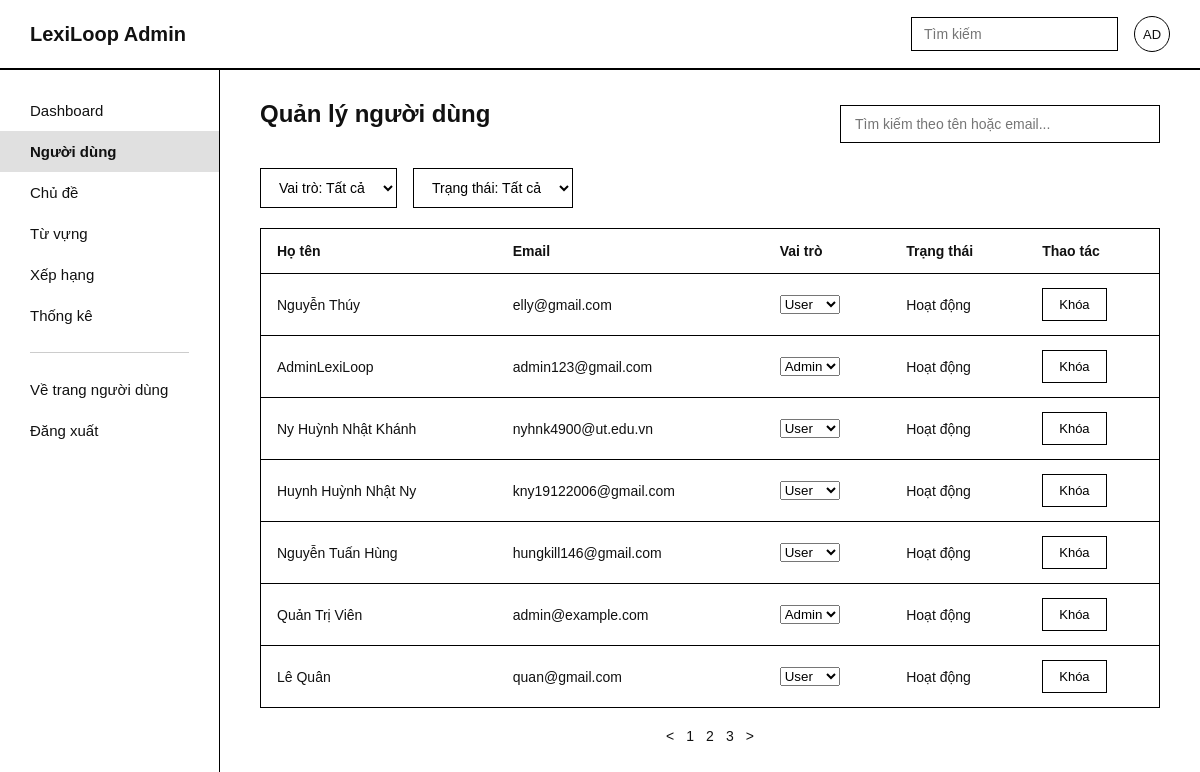
The page /pages/admin/D_Quanlynguoidung.php on the database as committed earlier.
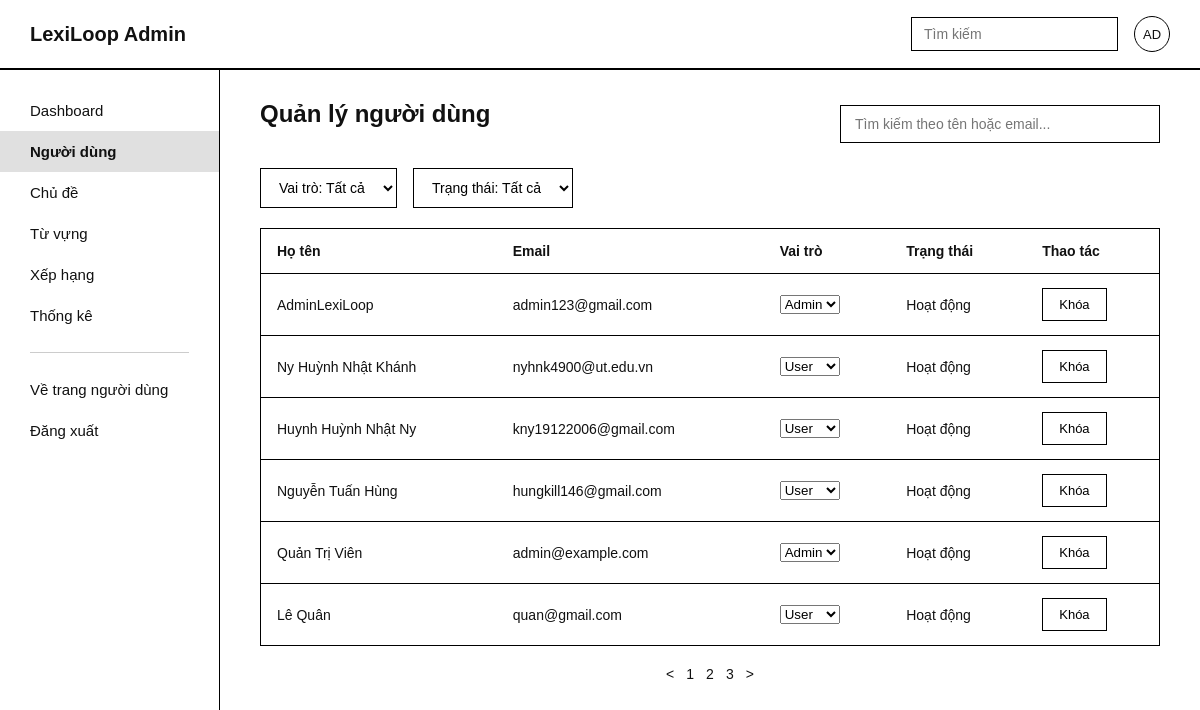
The same page on the database as committed later.
### tables this page shows
CREATE TABLE `Users` (
  `userID` int NOT NULL,
  `email` varchar(50) NOT NULL,
  `password_hash` varchar(300) NOT NULL,
  `full_name` varchar(100) DEFAULT NULL,
  `avatar_url` varchar(250) DEFAULT NULL,
  `role` enum('user','admin') DEFAULT 'user',
  `status` enum('active','locked') DEFAULT 'active',
  `created_at` datetime DEFAULT CURRENT_TIMESTAMP,
  `update_at` datetime DEFAULT CURRENT_TIMESTAMP ON UPDATE CURRENT_TIMESTAMP,
  `daily_reminder_enabled` tinyint DEFAULT '1',
  `reminder_time` time DEFAULT '20:00:00',
  `daily_target_words` int DEFAULT '20',
  `level` int DEFAULT '0'
);

### pages/admin/D_Quanlynguoidung.php (the view, shortened to what this page needs)
<?php
require_once($_SERVER['DOCUMENT_ROOT'] . "/Connect.php");
$sqlDanhSach = "SELECT userID, full_name, email, role, status FROM Users ORDER BY created_at DESC";
$ketQuaDanhSach = mysqli_query($link, $sqlDanhSach);
?>
<!doctype html>
<html lang="vi">
  <head>
    <link
      rel="stylesheet"
      type="text/css"
      href="../../CSS/D_Quanlynguoidung.css"
    />
  </head>
  <body>
    <div class="D_Quanlynguoidung_Wrapper">
      <header class="D_Quanlynguoidung_Topbar">
        <div class="D_Quanlynguoidung_Logo">LexiLoop Admin</div>
        <div class="D_Quanlynguoidung_TopbarPhai">
          <input
            type="text"
            class="D_Quanlynguoidung_TimKiem"
            placeholder="Tìm kiếm"
          />
          <div class="D_Quanlynguoidung_Avatar">AD</div>
        </div>
      </header>
      <div class="D_Quanlynguoidung_Body">
        <nav class="D_Quanlynguoidung_Sidebar">
          <a href="D_Dashboard_admin.php" class="D_Quanlynguoidung_MucMenu"
            >Dashboard</a
          >
          <a
            href="D_Quanlynguoidung.php"
            class="D_Quanlynguoidung_MucMenu D_Quanlynguoidung_DangChon"
            >Người dùng</a
          >
          <a href="D_Quanlychude.php" class="D_Quanlynguoidung_MucMenu"
            >Chủ đề</a
          >
          <a href="D_Quanlytuvung.php" class="D_Quanlynguoidung_MucMenu"
            >Từ vựng</a
          >
          <a href="D_Xephang.php" class="D_Quanlynguoidung_MucMenu"
            >Xếp hạng</a
          >
          <a href="D_Thongkehethong.php" class="D_Quanlynguoidung_MucMenu"
            >Thống kê</a
          >
          <hr class="D_Quanlynguoidung_GachNgang" />
          <a href="../user/C_Dashboard_user.php" class="D_Quanlynguoidung_MucMenu"
            >Về trang người dùng</a
          >
          <a href="../auth/A_DangXuat.php" class="D_Quanlynguoidung_MucMenu"
            >Đăng xuất</a
          >
        </nav>
        <main class="D_Quanlynguoidung_NoiDung">
          <div class="D_Quanlynguoidung_HangTieuDe">
            <h1 class="D_Quanlynguoidung_TieuDe">Quản lý người dùng</h1>
            <input
              type="text"
              id="D_Quanlynguoidung_OTimKiem"
              class="D_Quanlynguoidung_OTimKiem"
              placeholder="Tìm kiếm theo tên hoặc email..."
            />
          </div>
          <div class="D_Quanlynguoidung_HangLoc">
            <select
              id="D_Quanlynguoidung_LocVaiTro"
              class="D_Quanlynguoidung_Loc"
            >
              <option value="tat_ca">Vai trò: Tất cả</option>
            </select>
            <select
              id="D_Quanlynguoidung_LocTrangThai"
              class="D_Quanlynguoidung_Loc"
            >
              <option value="tat_ca">Trạng thái: Tất cả</option>
            </select>
          </div>
          <table class="D_Quanlynguoidung_Bang">
            <thead>
              <tr>
                <th>Họ tên</th>
                <th>Email</th>
                <th>Vai trò</th>
                <th>Trạng thái</th>
                <th>Thao tác</th>
              </tr>
            </thead>
            <tbody id="D_Quanlynguoidung_ThanBang">
              <?php while ($hang = mysqli_fetch_assoc($ketQuaDanhSach)):
                  $trangThaiData = $hang["status"] === "active" ? "hoat_dong" : "da_khoa";
                  $trangThaiHienThi = $hang["status"] === "active" ? "Hoạt động" : "Đã khóa";
                  $textNut = $hang["status"] === "active" ? "Khóa" : "Mở khóa";
              ?>
                <tr data-vaitro="<?php echo htmlspecialchars($hang["role"]); ?>" data-trangthai="<?php echo $trangThaiData; ?>">
                  <td><?php echo htmlspecialchars($hang["full_name"] ?? ""); ?></td>
                  <td><?php echo htmlspecialchars($hang["email"]); ?></td>
                  <td>
                    <form method="post" action="D_Quanlynguoidung.php" style="display:inline">
                      <select name="vaitro" onchange="this.form.submit()">
                        <option value="user" <?php echo $hang["role"] === "user" ? "selected" : ""; ?>>User</option>
                        <option value="admin" <?php echo $hang["role"] === "admin" ? "selected" : ""; ?>>Admin</option>
                      </select>
                    </form>
                  </td>
                  <td class="D_Quanlynguoidung_OTrangThai"><?php echo $trangThaiHienThi; ?></td>
                  <td>
                    <form method="post" action="D_Quanlynguoidung.php" style="display:inline">
                      <button class="D_Quanlynguoidung_NutKhoa" type="submit">
                        <?php echo $textNut; ?>
                      </button>
                    </form>
                  </td>
                </tr>
              <?php endwhile; ?>
            </tbody>
          </table>
          <div class="D_Quanlynguoidung_PhanTrang">
            <span>&lt;</span> <span>1</span> <span>2</span> <span>3</span>
            <span>&gt;</span>
          </div>
        </main>
      </div>
    </div>
  </body>
</html>

### CSS/D_Quanlynguoidung.css (style rules this page uses)
* { box-sizing: border-box; margin: 0; padding: 0; }
body { font-family: Arial, Helvetica, sans-serif; color: #111111; background-color: #ffffff; }
.D_Quanlynguoidung_Wrapper { min-height: 100vh; }
.D_Quanlynguoidung_Topbar { display: flex; align-items: center; justify-content: space-between; padding: 16px 30px; border-bottom: 2px solid #000000; }
.D_Quanlynguoidung_Logo { font-size: 20px; font-weight: bold; }
.D_Quanlynguoidung_TopbarPhai { display: flex; align-items: center; gap: 16px; }
.D_Quanlynguoidung_TimKiem { padding: 8px 12px; border: 1px solid #000000; font-size: 14px; }
.D_Quanlynguoidung_Avatar { width: 36px; height: 36px; border-radius: 50%; border: 1px solid #000000; display: flex; align-items: center; justify-content: center; font-size: 13px; }
.D_Quanlynguoidung_Body { display: flex; }
.D_Quanlynguoidung_Sidebar { width: 220px; border-right: 1px solid #000000; min-height: calc(100vh - 69px); padding: 20px 0; display: flex; flex-direction: column; }
.D_Quanlynguoidung_MucMenu { display: block; padding: 12px 30px; color: #111111; text-decoration: none; font-size: 15px; }
.D_Quanlynguoidung_DangChon { background-color: #e0e0e0; font-weight: bold; }
.D_Quanlynguoidung_GachNgang { border: none; border-top: 1px solid #cccccc; margin: 16px 30px; }
.D_Quanlynguoidung_NoiDung { flex: 1; padding: 30px 40px; }
.D_Quanlynguoidung_TieuDe { font-size: 24px; margin-bottom: 20px; }
.D_Quanlynguoidung_HangTieuDe { display: flex; align-items: center; justify-content: space-between; margin-bottom: 20px; }
.D_Quanlynguoidung_OTimKiem { padding: 10px 14px; border: 1px solid #000000; width: 320px; font-size: 14px; }
.D_Quanlynguoidung_HangLoc { display: flex; gap: 16px; margin-bottom: 20px; }
.D_Quanlynguoidung_Loc { padding: 10px 14px; border: 1px solid #000000; font-size: 14px; background-color: #ffffff; }
.D_Quanlynguoidung_Bang { width: 100%; border-collapse: collapse; border: 1px solid #000000; margin-bottom: 20px; }
.D_Quanlynguoidung_Bang th, .D_Quanlynguoidung_Bang td { text-align: left; padding: 14px 16px; border-bottom: 1px solid #000000; font-size: 14px; }
.D_Quanlynguoidung_Bang thead th { font-weight: bold; }
.D_Quanlynguoidung_NutKhoa { padding: 8px 16px; border: 1px solid #000000; background-color: #ffffff; cursor: pointer; font-size: 13px; }
.D_Quanlynguoidung_PhanTrang { display: flex; justify-content: center; gap: 12px; font-size: 14px; }

Rows that differ between the two databases and show on the page:
removed users: full_name "Nguyễn Thúy", email "elly@gmail.com", vaitro "User", status "Hoạt động", status "Khóa"
